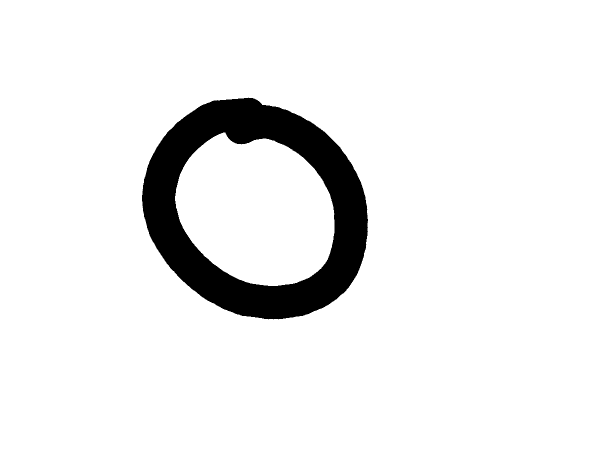
#> input picture Img/img001-012.png, 1200 x 900 px (shown at 1/2 size); its folder holds only this picture in this run
$ python -i pre-processing.py   (imports and definitions only)
#> lines starting #> are read from the running program, lines starting #| are printed output that depends on the picture; after the words box and inside, x2 and y2 are one past the last pixel; in counts of white or black regions, pixels touching at a corner belong together
### resizing.py
import os
import cv2 as cv
import numpy as np

from skeletonize import skeletonize_image

# [21 lines left out: function resize, not called in this run]
# cv.imshow('image', image)
# cv.waitKey(0)


def gray_to_black(image):
    not_white_pixels = np.where(
    (image[:, :, 0] != 255) &
    (image[:, :, 1] != 255) &
    (image[:, :, 2] != 255)
    )
    image[not_white_pixels] = [0, 0, 0]
    return image


# [45 lines left out: function post_skeletonization, not called in this run]

### pre-processing.py
import json
import os
import random
import cv2 as cv
import numpy as np
from numpy import array, asarray
import matplotlib.pyplot as plt
from resizing import gray_to_black
from resizing import resize
import statistics
from mpl_toolkits.mplot3d import Axes3D
import json
from csv import reader
from features import get_aspect_ratio, get_horizontal_histogram_projection, get_horizontal_line_intersection, get_horizontal_ratio, get_horizontal_symmetry, get_nb_of_pixels_per_segment, get_vertical_histogram_projection, get_vertical_line_intersection, get_vertical_ratio, get_vertical_symmetry
from skeletonize import skeletonize_image
WIDTH = 40
HEIGHT = 40


def convert_csv_to_json():
    training_dataset = dict()
    # open file in read mode
    with open('english.csv', 'r') as read_obj:
        # pass the file object to reader() to get the reader object
        csv_reader = reader(read_obj)
        # Iterate over each row in the csv using reader object
        for row in csv_reader:
            # row variable is a list that represents a row in csv
            training_dataset[row[0]] = {"label": row[1]}
    with open('data.json', 'w', encoding='utf-8') as f:
        json.dump(training_dataset, f, ensure_ascii=False, indent=4)

def pre_process_images():
    images_dir = os.listdir('Img')
    for i in range(len(images_dir)):
        image_name = images_dir[i]
        print(image_name)
        image_path = os.path.join('Img', image_name)
        image = cv.imread(image_path)
#> image is the input picture: shape (900, 1200, 3); 92.6% white; 1 black region, box (x1, y1, x2, y2) and area: (284, 195, 736, 639) 80067
        gray_image = cv.cvtColor(image, cv.COLOR_BGR2GRAY)
        thresh_image = cv.threshold(gray_image, 0, 255, cv.THRESH_BINARY_INV + cv.THRESH_OTSU)[1]
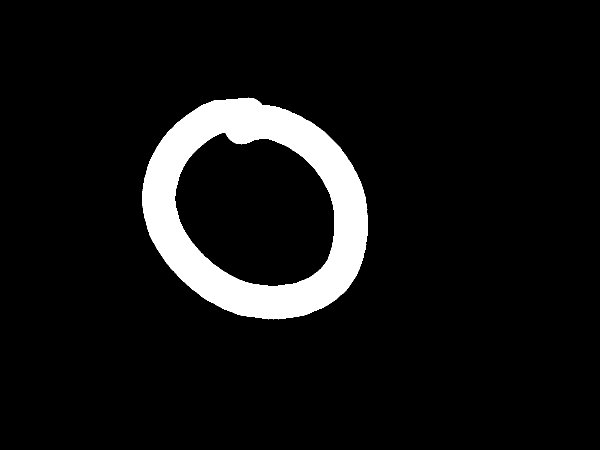
#> thresh_image: shape (900, 1200) (shown at 1/2 size); 7.4% white; 1 white region
        contours = cv.findContours(thresh_image, cv.RETR_EXTERNAL, cv.CHAIN_APPROX_SIMPLE)
#> contours = 1 contour; box (x1, y1, x2, y2) and area: (284, 195, 736, 639) 153446
        contours = contours[0] if len(contours) == 2 else contours[1]
        max_area = 0
        current_variables =  (0,0,0,0)
        dim = (WIDTH, HEIGHT)
        # choose bounding rectangle for character with biggest area
        for countour in contours:
            x,y,w,h = cv.boundingRect(countour)
            if w*h > max_area:
                max_area = w*h
                current_variables = (x,y,x+w,y+h)
#> this loop made 1 pass
#> (x, y, w, h, max_area, current_variables) on pass 1: (284, 195, 452, 444, 200688, (284, 195, 736, 639))
#> after the loop, max_area = 200688
        if current_variables != (0,0,0,0):
            # change image dimensions to minimum bounding rectangle
            image = image[current_variables[1]:current_variables[3], current_variables[0]:current_variables[2]]
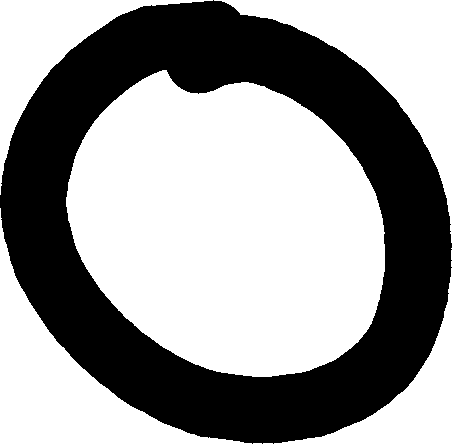
#> image: shape (444, 452, 3); 60.1% white; 1 black region, box (x1, y1, x2, y2) and area: (0, 0, 452, 444) 80067
        # # resize image
        image = cv.resize(image, dim, interpolation = cv.INTER_AREA)
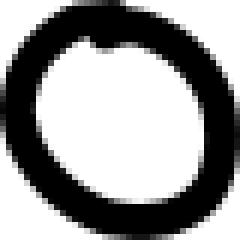
#> image: shape (40, 40, 3) (shown 6 times larger); min 0, max 255, mean 153.3
        image = gray_to_black(image)
#> in gray_to_black, `not_white_pixels = np.where( (image[:, :, 0] != 255) & (image[:, :, 1]..`: not_white_pixels = 763 positions, rows 0 to 39, columns 0 to 39
#> in gray_to_black, `image[not_white_pixels] = [0, 0, 0]`:
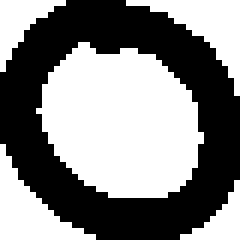
#> image: shape (40, 40, 3) (shown 6 times larger); 52.3% white; 1 black region, box (x1, y1, x2, y2) and area: (0, 0, 40, 40) 763
        cv.imwrite('processed_images/'+image_name, image)


def extract_features_for_training_data():
    data = dict()
    with open('data.json', 'r') as f:
        data = json.load(f)
        for i in data.keys():
            print('processed_images/' + i)
            image= cv.imread('processed_images/' + i)
            # aspect_ratio_image = cv.imread('Img_2/' + i)
            # data[i]['aspect_ratio'] = get_aspect_ratio(aspect_ratio_image)

            data[i]['horizontal_histogram_projection'] = get_horizontal_histogram_projection(image)
            data[i]['horizontal_line_intersection'] = get_horizontal_line_intersection(image)
            data[i]['horizontal_ratio'] = get_horizontal_ratio(image)
            data[i]['horizontal_symmetry'] = get_horizontal_symmetry(image)

            data[i]['nb_of_pixels_per_segment'] = get_nb_of_pixels_per_segment(image, 7)

            data[i]['vertical_histogram_projection'] = get_vertical_histogram_projection(image)
            data[i]['vertical_line_intersection'] = get_vertical_line_intersection(image)
            data[i]['vertical_ratio'] = get_vertical_ratio(image)
            data[i]['vertical_symmetry'] = get_vertical_symmetry(image)
    with open('data.json', 'w') as output:
           json.dump(data, output, ensure_ascii=False, indent = 4)

# [9 lines of commented-out code are left out]

>>> result = pre_process_images()
